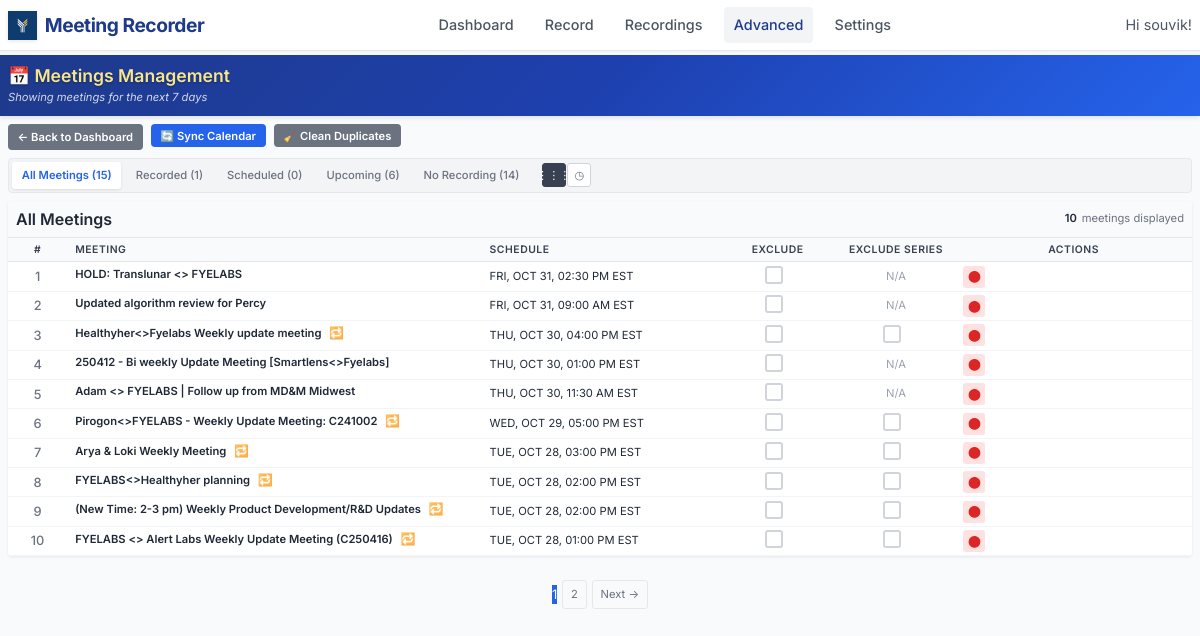
Page /admin/meetings (signed in) on the earlier database version.
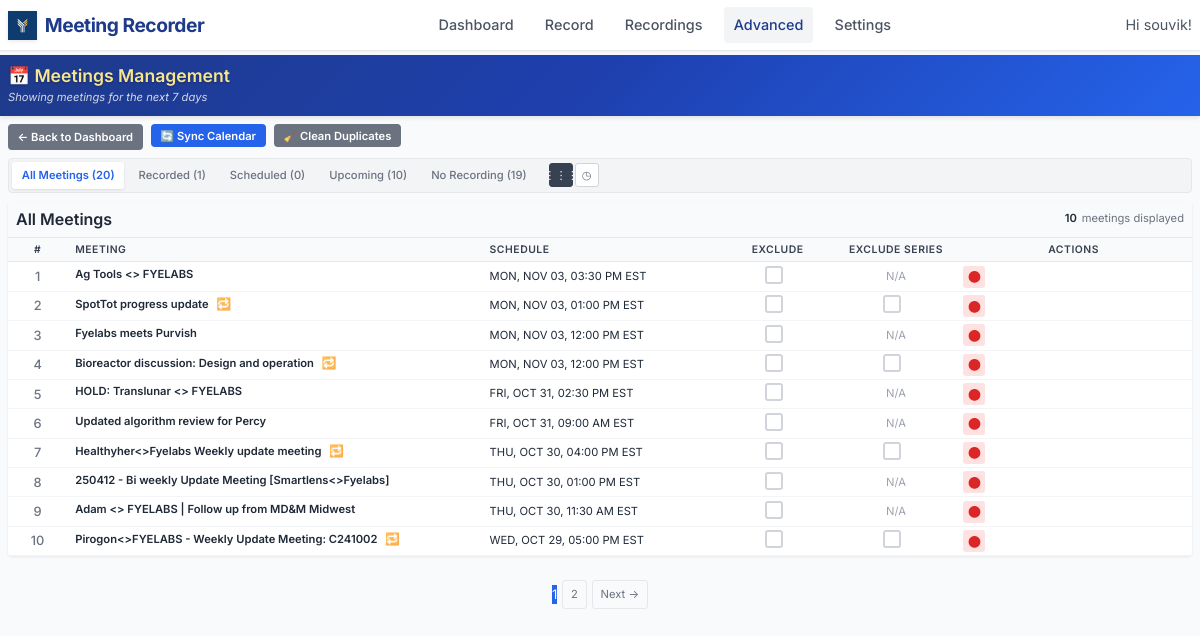
Same page on the later database version.
### models.py (models this page shows, shortened)
class Meeting(db.Model):
    id = db.Column(db.Integer, primary_key=True)
    calendar_event_id = db.Column(db.String(255))  # Original calendar event ID
    subject = db.Column(db.String(500), nullable=False)
    description = db.Column(db.Text)
    location = db.Column(db.String(500))
    web_link = db.Column(db.String(1000))  # Teams meeting link
    start_time = db.Column(db.DateTime, nullable=False)
    end_time = db.Column(db.DateTime, nullable=False)
    duration_minutes = db.Column(db.Integer)
    is_all_day = db.Column(db.Boolean, default=False)
    organizer = db.Column(db.String(255))
    required_attendees = db.Column(db.Text)  # JSON list of email addresses
    optional_attendees = db.Column(db.Text)  # JSON list of email addresses
    attendee_count = db.Column(db.Integer, default=0)
    meeting_type = db.Column(db.String(50), default='teams')  # teams, phone, in-person, other
    is_teams_meeting = db.Column(db.Boolean, default=False)
    is_recurring = db.Column(db.Boolean, default=False)
    recording_status = db.Column(db.String(50), default='none')  # none, scheduled, recorded_local, recorded_synced, excluded
    recording_id = db.Column(db.Integer, db.ForeignKey('recording.id'), nullable=True)  # One-to-one relationship
    recording = db.relationship('Recording', backref=db.backref('meeting', uselist=False), uselist=False)  # One meeting can have 0 or 1 recording
    discovered_at = db.Column(db.DateTime, default=datetime.utcnow)
    last_updated = db.Column(db.DateTime, default=datetime.utcnow, onupdate=datetime.utcnow)
    user_id = db.Column(db.Integer, db.ForeignKey('user.id'), nullable=False)
    is_excluded = db.Column(db.Boolean, default=False)  # User manually excluded from recording
    auto_record = db.Column(db.Boolean, default=True)  # Should this meeting be auto-recorded
    user_excluded = db.Column(db.Boolean, default=False)  # User manually excluded this specific meeting
    exclude_all_series = db.Column(db.Boolean, default=False)  # Exclude all meetings in this recurring series
    series_id = db.Column(db.String(255))  # Recurring series identifier for grouping related meetings

### app.py (the view)
@app.route('/admin/meetings')
@login_required
def admin_meetings():
    try:
        page = request.args.get('page', 1, type=int)
        per_page = 10
        filter_status = request.args.get('filter', 'all')
        total_meetings = Meeting.query.count()
        recorded_meetings = Meeting.query.filter(Meeting.recording_status.in_(['recorded_synced', 'recorded_local'])).count()
        scheduled_meetings = Meeting.query.filter_by(recording_status='scheduled').count()
        upcoming_meetings = Meeting.query.filter(Meeting.start_time > datetime.utcnow()).count()
        no_recording_meetings = Meeting.query.filter(Meeting.recording_id.is_(None)).count()
        total_attendees = db.session.query(db.func.sum(Meeting.attendee_count)).scalar() or 0
        query = Meeting.query
        if filter_status == 'recorded':
            query = query.filter(Meeting.recording_status.in_(['recorded_synced', 'recorded_local']))
        elif filter_status == 'scheduled':
            query = query.filter_by(recording_status='scheduled')
        elif filter_status == 'upcoming':
            query = query.filter(Meeting.start_time > datetime.utcnow())
        elif filter_status == 'orphaned':
            query = query.filter(Meeting.recording_id.is_(None))
        meetings_paginated = query.order_by(Meeting.start_time.desc()).paginate(
            page=page, per_page=per_page, error_out=False
        )
        stats = {
            'total_meetings': total_meetings,
            'recorded_meetings': recorded_meetings,
            'scheduled_meetings': scheduled_meetings,
            'upcoming_meetings': upcoming_meetings,
            'no_recording_meetings': no_recording_meetings,
            'total_attendees': total_attendees
        }
        return render_template('admin/meetings.html',
                             meetings=meetings_paginated.items,
                             pagination=meetings_paginated,
                             stats=stats,
                             filter_status=filter_status)
    except Exception as e:
        logger.error(f"❌ Admin meetings error: {str(e)}")
        flash(f"Error loading meetings: {str(e)}", "error")
        return redirect(url_for('admin_dashboard'))

### app.py (called while the page is built)
@app.template_filter('format_eastern_local')
def format_eastern_local_filter(local_dt, format_str='%a, %b %d, %I:%M %p EST'):
    if local_dt:
        formatted = local_dt.strftime(format_str).upper()
        return formatted
    return 'N/A'

@app.context_processor
def utility_processor():
    active_recording = None
    if current_user.is_authenticated:
        from dual_stream import DualModeStreamer
        global recording_state
        if recording_state.get('active', False):
            recent_recording = Recording.query.filter_by(user_id=current_user.id).order_by(Recording.created_at.desc()).first()
            if recent_recording and recent_recording.status != 'completed':
                active_recording = recent_recording
    return dict(
        format_file_size=format_file_size,
        format_duration=format_duration,
        active_recording=active_recording
    )

@login_manager.user_loader
def load_user(user_id):
    return db.session.get(User, int(user_id))  # Fix SQLAlchemy deprecation

### templates/admin/meetings.html (shortened to what the changed rows need)
{% extends "base.html" %}
{% block content %}
<div class="admin-header">
    <div class="admin-header-content">
        <h1 class="admin-title">📅 Meetings Management</h1>
    </div>
</div>
<div class="filter-tabs">
    <a href="{{ url_for('admin_meetings') }}" class="filter-tab {{ 'active' if filter_status == 'all' else '' }}">
        All Meetings ({{ stats.total_meetings }})
    </a>
    <a href="{{ url_for('admin_meetings', filter='recorded') }}" class="filter-tab {{ 'active' if filter_status == 'recorded' else '' }}">
        Recorded ({{ stats.recorded_meetings }})
    </a>
    <a href="{{ url_for('admin_meetings', filter='scheduled') }}" class="filter-tab {{ 'active' if filter_status == 'scheduled' else '' }}">
        Scheduled ({{ stats.scheduled_meetings }})
    </a>
    <a href="{{ url_for('admin_meetings', filter='upcoming') }}" class="filter-tab {{ 'active' if filter_status == 'upcoming' else '' }}">
        Upcoming ({{ stats.upcoming_meetings }})
    </a>
    <a href="{{ url_for('admin_meetings', filter='orphaned') }}" class="filter-tab {{ 'active' if filter_status == 'orphaned' else '' }}">
        No Recording ({{ stats.no_recording_meetings }})
    </a>
    <div class="view-toggle">
        <button onclick="switchView('list')" class="view-btn active" id="list-btn" title="List View">⋮⋮⋮</button>
        <button onclick="switchView('calendar')" class="view-btn" id="calendar-btn" title="Calendar View">◷</button>
    </div>
</div>
<div class="meetings-container" id="list-view">
    <div class="meetings-header">
        <h2 style="margin: 0; font-size: 1rem; color: #1f2937;">
            {% if filter_status == 'all' %}All Meetings
            {% elif filter_status == 'recorded' %}Recorded Meetings
            {% elif filter_status == 'scheduled' %}Scheduled Meetings
            {% elif filter_status == 'upcoming' %}Upcoming Meetings
            {% elif filter_status == 'orphaned' %}Meetings Without Recordings
            {% endif %}
        </h2>
    </div>
    {% if meetings %}
    <table class="meetings-table">
        <thead>
            <tr>
                <th>#</th>
                <th>Meeting</th>
                <th>Schedule</th>
                <th>Exclude</th>
                <th>Exclude Series</th>
                <th>Actions</th>
            </tr>
        </thead>
        <tbody>
            {% for meeting in meetings %}
            <tr>
                <td>
                    {{ loop.index }}
                </td>
                <td>
                    <a href="{{ url_for('admin_meeting_detail', meeting_id=meeting.id) }}" class="meeting-title">
                        {{ meeting.subject }}
                        {% if meeting.is_recurring %}
                        <span class="recurring-badge" title="Recurring Meeting">🔁</span>
                        {% endif %}
                    </a>
                </td>
                <td>
                    <div style="color: #1f2937;">
                        {{ meeting.start_time | format_eastern_local }}
                    </div>
                </td>
                <td>
                    <label class="checkbox-container" title="Exclude this specific meeting from recording">
                        <span class="checkmark"></span>
                    </label>
                </td>
                <td>
                    {% if meeting.is_recurring %}
                    <label class="checkbox-container" title="Exclude all meetings in this recurring series">
                        <span class="checkmark"></span>
                    </label>
                    {% else %}
                    <span style="color: #9ca3af;">N/A</span>
                    {% endif %}
                </td>
                <td>
                    <div class="action-buttons-group">
                        {% if meeting.recording_status == 'recording' %}
                        <span class="recording-indicator pulsating" title="Currently Recording">
                            ⬤
                        </span>
            <button onclick="stopRecording(this, {{ meeting.id }}, '{{ meeting.subject }}')"
                class="btn btn-stop-icon"
                title="Stop Recording">
                            ⏹
                        </button>
                        {% elif not meeting.recording %}
            <button onclick="startRecording(this, {{ meeting.id }}, '{{ meeting.subject }}')"
                class="btn btn-record-icon"
                title="Start Recording">
                            ⬤
                        </button>
                        {% endif %}
                    </div>
                </td>
            </tr>
            {% endfor %}
        </tbody>
    </table>
    {% endif %}
</div>
{% if pagination %}
<div class="pagination">
    {% for page_num in pagination.iter_pages() %}
        {% if page_num %}
            {% if page_num != pagination.page %}
                <a href="{{ url_for('admin_meetings', page=page_num, filter=filter_status) }}">{{ page_num }}</a>
            {% else %}
                <span class="current">{{ page_num }}</span>
            {% endif %}
        {% else %}
            <span>…</span>
        {% endif %}
    {% endfor %}
    {% if pagination.has_next %}
        <a href="{{ url_for('admin_meetings', page=pagination.next_num, filter=filter_status) }}">Next →</a>
    {% endif %}
</div>
{% endif %}
{% endblock %}

Differences in the rows shown:
no longer on this page (row edited): Meeting: subject "Arya & Loki Weekly Meeting", start_time "TUE, OCT 28, 03:00 PM EST"
no longer on this page (row edited): Meeting: subject "FYELABS<>Healthyher planning", start_time "TUE, OCT 28, 02:00 PM EST"
no longer on this page (row edited): Meeting: subject "(New Time: 2-3 pm) Weekly Product Development/R&D Updates", start_time "TUE, OCT 28, 02:00 PM EST"
no longer on this page (row edited): Meeting: subject "FYELABS <> Alert Labs Weekly Update Meeting (C250416)", start_time "TUE, OCT 28, 01:00 PM EST"
added Meeting: subject "Ag Tools <> FYELABS", start_time "MON, NOV 03, 03:30 PM EST", is_recurring "N/A"
added Meeting: subject "SpotTot progress update", start_time "MON, NOV 03, 01:00 PM EST"
added Meeting: subject "Fyelabs meets Purvish", start_time "MON, NOV 03, 12:00 PM EST", is_recurring "N/A"
added Meeting: subject "Bioreactor discussion: Design and operation", start_time "MON, NOV 03, 12:00 PM EST"
Other differences:
{{ stats.total_meetings }}: "15" → "20"
{{ stats.upcoming_meetings }}: "6" → "10"
{{ stats.no_recording_meetings }}: "14" → "19"
